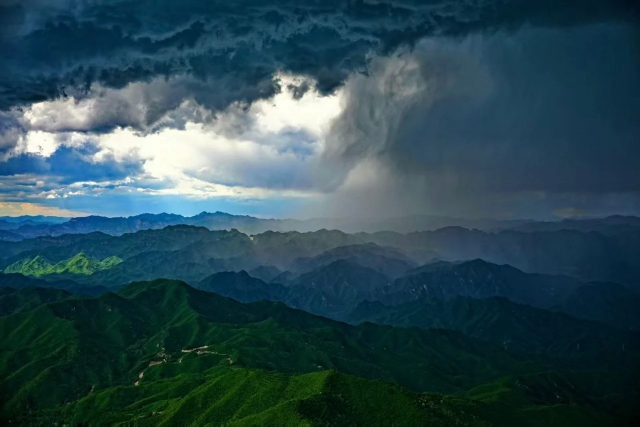
#> input picture archive/scenery-photo/public/storm-ridge.webp, 1280 x 853 px, found by its file name (shown at 1/2 size)
$ python bake-scenery-map.py public/scenery/storm-ridge.webp
#> lines starting #> are read from the running program, lines starting #| are printed output that depends on the picture
"""Bake the scene map the homepage shader reads alongside the photo.

  R  parallax weight: 0 at the horizon, rising toward the foreground ridges
     (and gently toward the overhead clouds), so a moving camera separates layers
  G  sky mask: where clouds are allowed to drift
  B  rain mask: the storm curtain on the right, where the image "pours" downward

Usage: python3 scripts/bake-scenery-map.py public/scenery/storm-ridge.webp
Region numbers are tuned by eye for this photo; retune them for a new one.
"""

import sys

import numpy as np
from PIL import Image

src = sys.argv[1] if len(sys.argv) > 1 else "public/scenery/storm-ridge.webp"
dst = src.rsplit(".", 1)[0] + "-map.png"

im = np.asarray(Image.open(src).convert("RGB")).astype(np.float32) / 255
H, W, _ = im.shape
#> H = 853; W = 1280
r, g, b = im[..., 0], im[..., 1], im[..., 2]
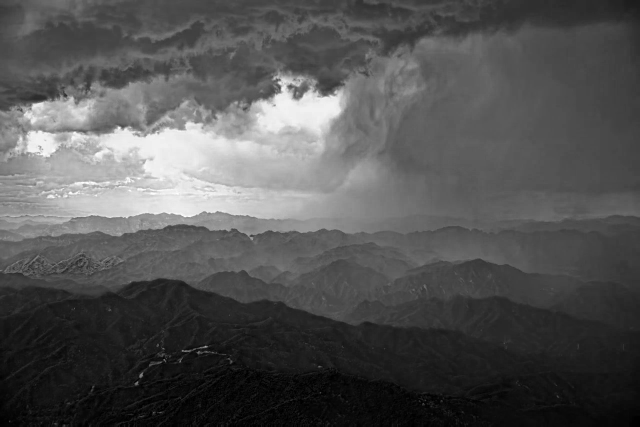
#> b: shape (853, 1280) float32 (shown at 1/2 size); min 0, max 1, mean 0.327
y = (np.arange(H)[:, None] / H) * np.ones((1, W))
x = np.ones((H, 1)) * (np.arange(W)[None, :] / W)


def blur(a, rad):
    # three separable box passes, close enough to a gaussian
#> called with rad = 6
    rad = max(1, int(rad * W / 1280))
#> rad = 6
    for _ in range(3):
        c = np.cumsum(np.pad(a, ((0, 0), (rad + 1, rad)), mode="edge"), axis=1)
        a = (c[:, 2 * rad + 1 :] - c[:, : -2 * rad - 1]) / (2 * rad + 1)
        c = np.cumsum(np.pad(a, ((rad + 1, rad), (0, 0)), mode="edge"), axis=0)
        a = (c[2 * rad + 1 :, :] - c[: -2 * rad - 1, :]) / (2 * rad + 1)
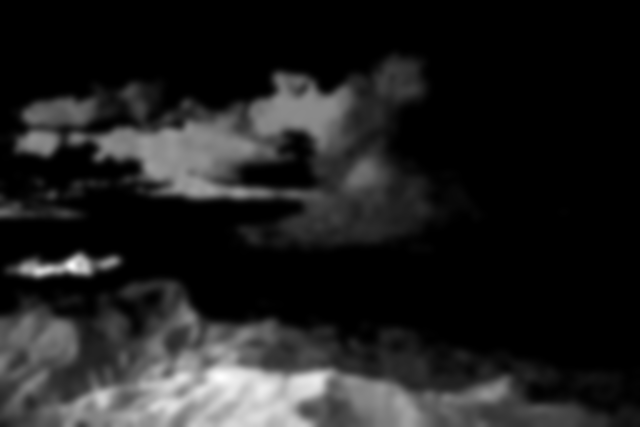
#> a: shape (853, 1280) float32 (shown at 1/2 size); min 0, max 0.182, mean 0.0231; drawn with min black and max white
    return a


def smoothstep(e0, e1, v):
    t = np.clip((v - e0) / (e1 - e0), 0, 1)
    return t * t * (3 - 2 * t)


HORIZON = 0.505

land = smoothstep(HORIZON - 0.012, HORIZON + 0.02, y)
# atmospheric perspective: the nearer the ridge, the more saturated its green
green = blur(np.clip(g - np.maximum(r, b) * 0.9, 0, 1), 6)
below = np.clip((y - HORIZON) / (1 - HORIZON), 0, 1)
near = np.clip(
    below**1.15 * 0.8 + smoothstep(0.01, 0.12, green) * 0.3 * smoothstep(0.62, 0.72, y),
    0,
    1,
)
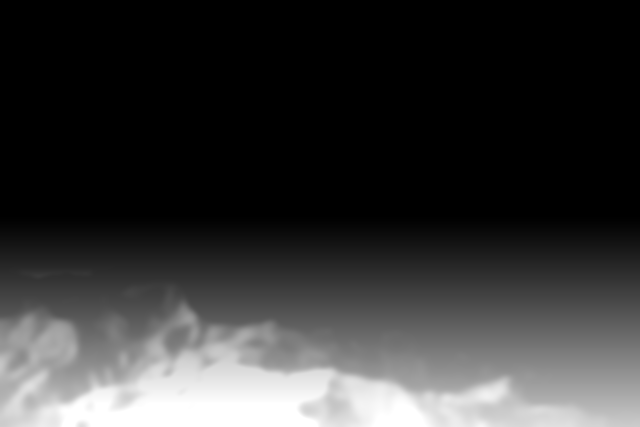
#> near: shape (853, 1280) float64 (shown at 1/2 size); min 0, max 1, mean 0.212
overhead = np.clip((HORIZON - y) / HORIZON, 0, 1) * 0.32
depth = blur(land * near + (1 - land) * overhead, 5)
#> the loop in blur (call 2), `for _ in range(3):` made 3 passes
#> pass 1, in blur (call 2), `c = np.cumsum(np.pad(a, ((rad + 1, rad), (0, 0)), mode="edge"), axis=0)`:
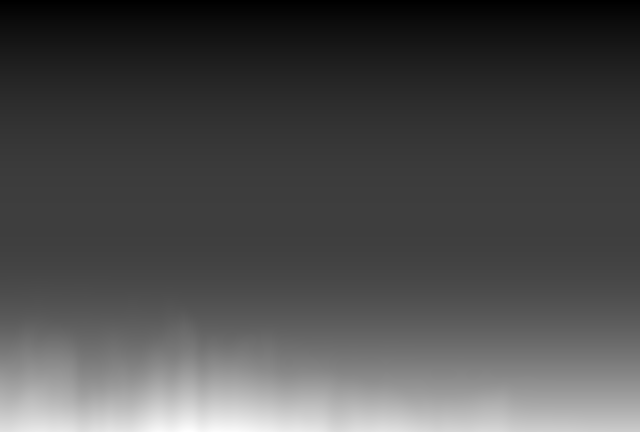
#> c: shape (864, 1280) float64 (shown at 1/2 size); min 0.32, max 289.7, mean 86.9; drawn with min black and max white

sky = blur(1 - land, 3)
#> call 3 of blur, with rad = 3
#> after the loop in blur (call 3), `for _ in range(3):`:
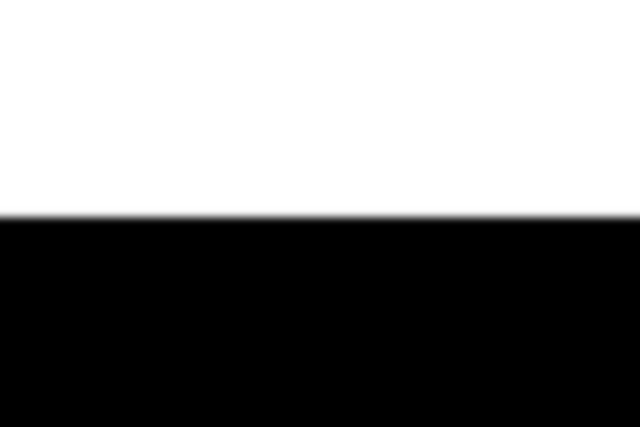
#> a: shape (853, 1280) float64 (shown at 1/2 size); min 0, max 1, mean 0.51

rain = smoothstep(0.50, 0.66, x) * smoothstep(0.08, 0.22, y) * (1 - smoothstep(0.56, 0.70, y))
rain = blur(rain, 20)
#> call 4 of blur, with rad = 20
#> after the loop in blur (call 4), `for _ in range(3):`:
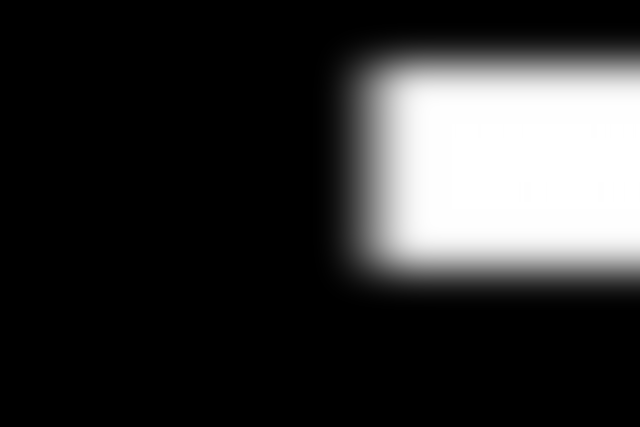
#> a: shape (853, 1280) float64 (shown at 1/2 size); min 0, max 1, mean 0.201

out = np.stack([depth, sky, rain], -1)
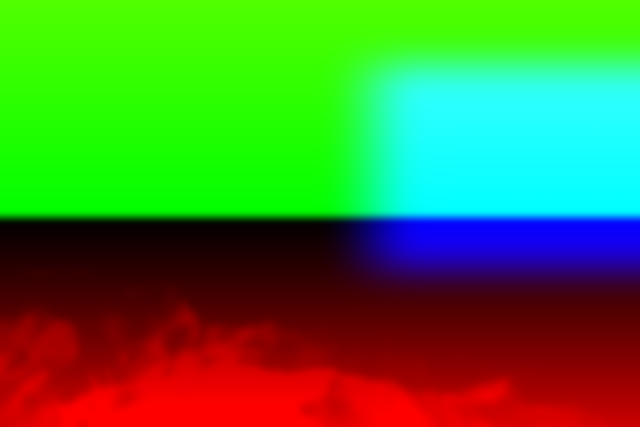
#> out: shape (853, 1280, 3) float64 (shown at 1/2 size); mean of channels 0, 1, 2 0.293, 0.51, 0.201; drawn as R, G, B
Image.fromarray((np.clip(out, 0, 1) * 255 + 0.5).astype(np.uint8)).save(dst, optimize=True)
print(f"wrote {dst} ({W}x{H})")
#| wrote public/scenery/storm-ridge-map.png (1280x853)

$ run again, with archive/scenery-photo/public/storm-ridge-map.png saved as archive/scenery-photo/public/storm-ridge.webp
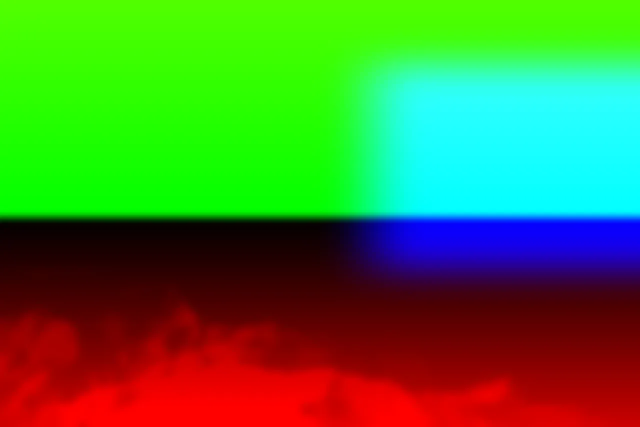
#> input picture archive/scenery-photo/public/storm-ridge-map.png, 1280 x 853 px, found by its file name (shown at 1/2 size)
#> the loop in blur (call 2), `for _ in range(3):` made 3 passes
#> pass 1, in blur (call 2), `c = np.cumsum(np.pad(a, ((rad + 1, rad), (0, 0)), mode="edge"), axis=0)`:
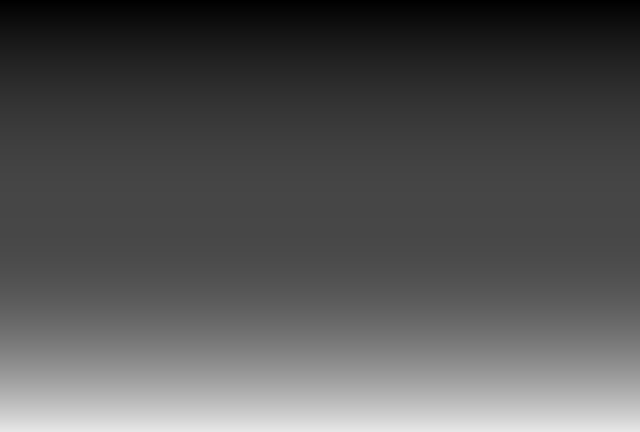
#> c: shape (864, 1280) float64 (shown at 1/2 size); min 0.32, max 231.7, mean 84.3
#> `out = np.stack([depth, sky, rain], -1)`:
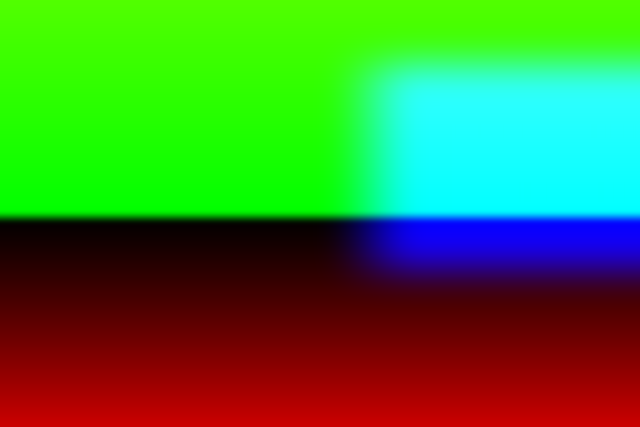
#> out: shape (853, 1280, 3) float64 (shown at 1/2 size); mean of channels 0, 1, 2 0.265, 0.51, 0.201; drawn as R, G, B
#| wrote public/scenery/storm-ridge-map.png (1280x853)
